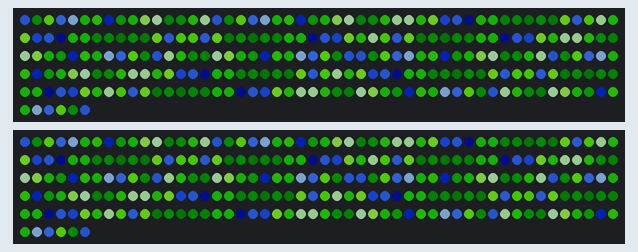
A sketch run on a simulated ESP8266 (NodeMCU). On the bench: 2 × 256 RGB LEDs in strip order, left to right, continuing on the next row. Dim RGB values are drawn brighter than linear; random numbers use the default seed unless the sketch sets one.

Above: at 0.1 s.
At 10.1 s:
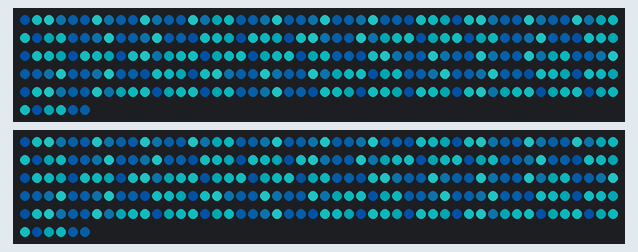
At 30.1 s:
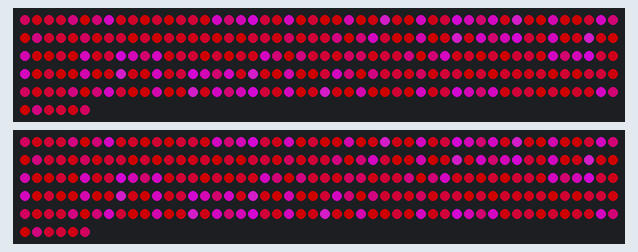
At 60.2 s:
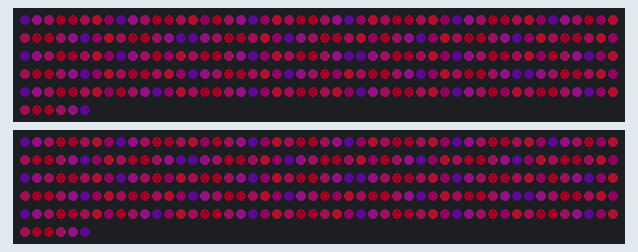
At 90.2 s:
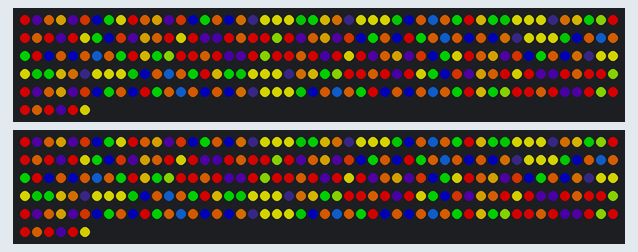
At 120.3 s:
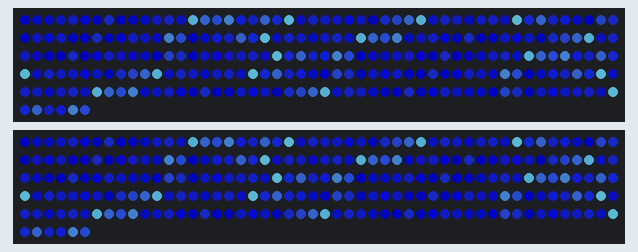

Measured:
- what the display in image 1 shows lasts 10.1 s, from 10.0 s to 20.1 s

The sketch:

Tetrakis_Square_Tiling_with_WS2812_LEDs.ino
```cpp
#define FASTLED_INTERRUPT_RETRY_COUNT 0
#include "FastLED.h"
#include <ESP8266TrueRandom.h>
#include "Palettes.h"

typedef uint8_t uint8;

#define LEDS_NUMBER 512
#define LEDS2D_WIDTH 16
#define LEDS2D_HEIGHT 32

#define LED_PIN_1 4
#define LED_PIN_2 5
#define LED_TYPE WS2811
#define COLOR_ORDER GRB
#define NUM_LEDS 512
CRGB leds[NUM_LEDS];
int BRIGHTNESS = 18045                        ;
#include "functions.h"

void setup()
{
	// Add your initialization code here
	Serial.begin(115200);
	FastLED.addLeds<LED_TYPE, LED_PIN_1>(leds, 0, 256).setDither(BRIGHTNESS < 255); // cpt-city palettes have different color balance
	FastLED.addLeds<LED_TYPE, LED_PIN_2>(leds, 256, 256).setDither(BRIGHTNESS < 255);
	FastLED.setBrightness(BRIGHTNESS);
	//currentPalette = RainbowColors_p;
}

// The loop function is called in an endless loop
void loop()
{
	int random_palette = ESP8266TrueRandom.random(gGradientPaletteCount);
	currentPalette = gGradientPalettes[random_palette];
	int function = ESP8266TrueRandom.random(9);
	switch (function) {
	case 0: one_cell_no_symmetry(); break;
	case 1: one_cell_horizontal_symmetry(); break;
	case 2: one_cell_vertical_symmetry(); break;
	case 3: one_cell_both_symmetry(); break;
	case 4: four_cells_no_symmetry(); break;
	case 5: four_cells_horizontal_symmetry(); break;
	case 6: four_cells_vertical_symmetry(); break;
	case 7: four_cells_both_symmetry(); break;
	case 8: sixteen_cells_both_symmetry(); break;
	}
	FastLED.show();
	delay(10000);
	fill_solid( leds, NUM_LEDS, CRGB(0,0,0));
}
```

functions.h
```cpp
#ifndef FUNCTIONS_H_
#define FUNCTIONS_H_

CRGBPalette16 currentPalette;

const byte m_leds[128] = {
		111, 112, 79, 80, 47, 48, 15, 16,
		110, 113, 78, 81, 46, 49, 14, 17,
		109, 77, 114, 45, 82, 13, 50, 18,
		108, 76, 115, 44, 83, 12, 51, 19,
		75, 107, 43, 116, 11, 84, 20, 52,
		74, 106, 42, 117, 10, 85, 21, 53,
		73, 41, 105, 9, 118, 22, 86, 54,
		72, 40, 104, 8, 119, 23, 87, 55,
		39, 71, 7, 103, 24, 120, 56, 88,
		38, 70, 6, 102, 25, 121, 57, 89,
		37, 5, 69, 26, 101, 58, 122, 90,
		36, 4, 68, 27, 100, 59, 123, 91,
		3, 35, 28, 67, 60, 99, 92, 124,
		2, 34, 29, 66, 61, 98, 93, 125,
		1, 30, 33, 62, 65, 94, 97, 126,
		0, 31, 32, 63, 64, 95, 96, 127
};

byte one_cell[8];
byte four_cells[32];
byte sixteen_cells[128];

// this finds the right index within a serpentine matrix
uint16_t XY( uint8_t x, uint8_t y) {
	uint16_t i;
	uint16_t m = 0;
	if (x > 7) {
		m = m + 128;
		x = x - 8;
	}
	if (y > 15) {
		y = y - 16;
		m = m + 256;
	}
	i = m_leds[y * 8 + x];
	i = i + m;
	return i;
}

void one_cell_init() {
	for (byte c = 0; c < 8; c++) {
		one_cell[c] = ESP8266TrueRandom.random(256);
	}
}

void four_cells_init() {
	for (byte c = 0; c < 32; c++) {
		four_cells[c] = ESP8266TrueRandom.random(256);
	}
}

void sixteen_cells_init() {
	for (byte c = 0; c < 128; c++) {
		sixteen_cells[c] = ESP8266TrueRandom.random(256);
	}
}

void one_cell_no_symmetry() {
	one_cell_init();
	int i = 0;
	for (int x = 0; x < 16; x += 2) {
		for (int y = 0; y < 32; y += 4 ) {
			for (int x1 = 0; x1 < 2; x1++) {
				for (int y1 = 0; y1 < 4; y1++) {
					leds[XY(x + x1, y + y1)] = ColorFromPalette( currentPalette, one_cell[i]);
					i++;
				}
			}
			i = 0;
		}
	}
}

void one_cell_horizontal_symmetry() {
	one_cell_init();
	int i = 0;
	for (int x = 0; x < 16; x += 4) {
		for (int y = 0; y < 32; y += 4 ) {
			for (int x1 = 0; x1 < 2; x1++) {
				for (int y1 = 0; y1 < 4; y1++) {
					leds[XY(x + x1, y + y1)] = ColorFromPalette( currentPalette, one_cell[i]);
					i++;
				}
			}
			i = 0;
		}
	}
	i = 0;
	for (int x = 2; x < 16; x += 4) {
		for (int y = 0; y < 32; y += 4 ) {
			for (int x1 = 1; x1 >= 0; x1--) {
				for (int y1 = 0; y1 < 4; y1++) {
					leds[XY(x + x1, y + y1)] = ColorFromPalette( currentPalette, one_cell[i]);
					i++;
				}
			}
			i = 0;
		}
	}
}

void one_cell_vertical_symmetry() {
	one_cell_init();
	int i = 0;
	for (int x = 0; x < 16; x += 2) {
		for (int y = 0; y < 32; y += 8 ) {
			for (int x1 = 0; x1 < 2; x1++) {
				for (int y1 = 0; y1 < 4; y1++) {
					leds[XY(x + x1, y + y1)] = ColorFromPalette( currentPalette, one_cell[i]);
					i++;
				}
			}
			i = 0;
		}
	}
	i = 0;
	for (int x = 0; x < 16; x += 2) {
		for (int y = 4; y < 32; y += 8 ) {
			for (int x1 = 0; x1 < 2; x1++) {
				for (int y1 = 3; y1 >= 0; y1--) {
					leds[XY(x + x1, y + y1)] = ColorFromPalette( currentPalette, one_cell[i]);
					i++;
				}
			}
			i = 0;
		}
	}
}

void one_cell_both_symmetry() {
	one_cell_init();
	int i = 0;
	for (int x = 0; x < 16; x += 4) {
		for (int y = 0; y < 32; y += 8 ) {
			for (int x1 = 0; x1 < 2; x1++) {
				for (int y1 = 0; y1 < 4; y1++) {
					leds[XY(x + x1, y + y1)] = ColorFromPalette( currentPalette, one_cell[i]);
					i++;
				}
			}
			i = 0;
		}
	}
	i = 0;
	for (int x = 2; x < 16; x += 4) {
		for (int y = 0; y < 32; y += 8 ) {
			for (int x1 = 1; x1 >= 0; x1--) {
				for (int y1 = 0; y1 < 4 ; y1++) {
					leds[XY(x + x1, y + y1)] = ColorFromPalette( currentPalette, one_cell[i]);
					i++;
				}
			}
			i = 0;
		}
	}
	i = 0;
	for (int x = 0; x < 16; x += 4) {
		for (int y = 4; y < 32; y += 8 ) {
			for (int x1 = 0; x1 < 2; x1++) {
				for (int y1 = 3; y1 >= 0; y1--) {
					leds[XY(x + x1, y + y1)] = ColorFromPalette( currentPalette, one_cell[i]);
					i++;
				}
			}
			i = 0;
		}
	}
	i = 0;
	for (int x = 2; x < 16; x += 4) {
		for (int y = 4; y < 32; y += 8 ) {
			for (int x1 = 1; x1 >= 0; x1--)  {
				for (int y1 = 3; y1 >= 0; y1--) {
					leds[XY(x + x1, y + y1)] = ColorFromPalette( currentPalette, one_cell[i]);
					i++;
				}
			}
			i = 0;
		}
	}
}

void four_cells_no_symmetry() {
	four_cells_init();
	int i = 0;
	for (int x = 0; x < 16; x += 4) {
		for (int y = 0; y < 32; y += 8) {
			for (int x1 = 0; x1 < 4; x1++) {
				for (int y1 = 0; y1 < 8; y1++) {
					leds[XY(x + x1, y + y1)] = ColorFromPalette( currentPalette, four_cells[i]);
					i++;
				}
			}
			i = 0;
		}
	}
}

void four_cells_horizontal_symmetry() {
	four_cells_init();
	int i = 0;
	for (int x = 0; x < 16; x += 8) {
		for (int y = 0; y < 32; y += 8) {
			for (int x1 = 0; x1 < 4; x1++) {
				for (int y1 = 0; y1 < 8; y1++) {
					leds[XY(x + x1, y + y1)] = ColorFromPalette( currentPalette, four_cells[i]);
					i++;
				}
			}
			i = 0;
		}
	}
	i = 0;
	for (int x = 4; x < 16; x += 8) {
		for (int y = 0; y < 32; y += 8) {
			for (int x1 = 3; x1 >= 0; x1--) {
				for (int y1 = 0; y1 < 8; y1++) {
					leds[XY(x + x1, y + y1)] = ColorFromPalette( currentPalette, four_cells[i]);
					i++;
				}
			}
			i = 0;
		}
	}
}

void four_cells_vertical_symmetry() {
	four_cells_init();
	int i = 0;
	for (int x = 0; x < 16; x += 4) {
		for (int y = 0; y < 32; y += 16) {
			for (int x1 = 0; x1 < 4; x1++) {
				for (int y1 = 0; y1 < 8; y1++) {
					leds[XY(x + x1, y + y1)] = ColorFromPalette( currentPalette, four_cells[i]);
					i++;
				}
			}
			i = 0;
		}
	}
	i = 0;
	for (int x = 0; x < 16; x += 4) {
		for (int y = 8; y < 32; y += 16) {
			for (int x1 = 0; x1 < 4; x1++) {
				for (int y1 = 7; y1 >= 0; y1--) {
					leds[XY(x + x1, y + y1)] = ColorFromPalette( currentPalette, four_cells[i]);
					i++;
				}
			}
			i = 0;
		}
	}
}

void four_cells_both_symmetry() {
	four_cells_init();
	int i = 0;
	for (int x = 0; x < 16; x += 8) {
		for (int y = 0; y < 32; y += 16) {
			for (int x1 = 0; x1 < 4; x1++) {
				for (int y1 = 0; y1 < 8; y1++) {
					leds[XY(x + x1, y + y1)] = ColorFromPalette( currentPalette, four_cells[i]);
					i++;
				}
			}
			i = 0;
		}
	}
	i = 0;
	for (int x = 4; x < 16; x += 8) {
		for (int y = 0; y < 32; y += 16) {
			for (int x1 = 3; x1 >= 0; x1--) {
				for (int y1 = 0; y1 < 8; y1++) {
					leds[XY(x + x1, y + y1)] = ColorFromPalette( currentPalette, four_cells[i]);
					i++;
				}
			}
			i = 0;
		}
	}
	i = 0;
	for (int x = 0; x < 16; x += 8) {
		for (int y = 8; y < 32; y += 16) {
			for (int x1 = 0; x1 < 4; x1++) {
				for (int y1 = 7; y1 >= 0; y1--) {
					leds[XY(x + x1, y + y1)] = ColorFromPalette( currentPalette, four_cells[i]);
					i++;
				}
			}
			i = 0;
		}
	}
	i = 0;
	for (int x = 4; x < 16; x += 8) {
		for (int y = 8; y < 32; y += 16) {
			for (int x1 = 3; x1 >= 0; x1--) {
				for (int y1 = 7; y1 >= 0; y1--) {
					leds[XY(x + x1, y + y1)] = ColorFromPalette( currentPalette, four_cells[i]);
					i++;
				}
			}
			i = 0;
		}
	}
}

void sixteen_cells_both_symmetry() {
	sixteen_cells_init();
	int i = 0;
	for (int x = 0; x < 8; x++) {
		for (int y = 0; y < 16; y++) {
					leds[XY(x, y)] = ColorFromPalette( currentPalette, sixteen_cells[i]);
					i++;
		}
	}
	i = 0;
	for (int x = 15; x >= 8; x--) {
		for (int y = 0; y < 16; y++) {
					leds[XY(x, y)] = ColorFromPalette( currentPalette, sixteen_cells[i]);
					i++;
		}
	}
	i = 0;
	for (int x = 0; x < 8; x++) {
		for (int y = 31; y >= 16; y--) {
					leds[XY(x, y)] = ColorFromPalette( currentPalette, sixteen_cells[i]);
					i++;
		}
	}
	i = 0;
	for (int x = 15; x >= 8; x--) {
		for (int y = 31; y >=16; y--) {
					leds[XY(x, y)] = ColorFromPalette( currentPalette, sixteen_cells[i]);
					i++;
		}
	}
}

#endif /* FUNCTIONS_H_ */
```

Source omitted: Palettes.h (29994 bytes)
